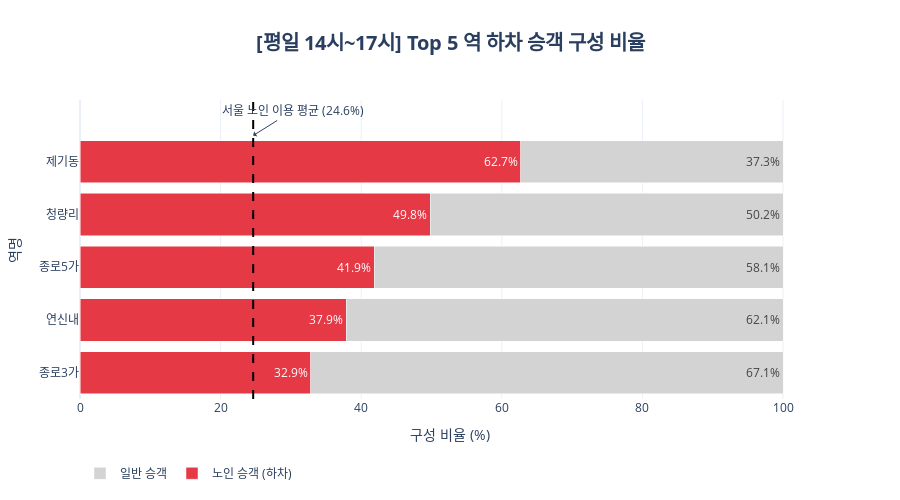

The notebook cell saved with this chart:
### Code cell
# ----------------------------------------------------------
# [1] 데이터 전처리 (하차 + 평일 + 시간대 필터링)
# ----------------------------------------------------------
# (senior24_df, total24_df 로드 가정)

# 분석 대상 시간대
target_time_cols = ['14-15시간대', '15-16시간대', '16-17시간대']

# 분석 대상 역 (이전 분석에서 도출된 Top 5)
target_stations = ['청량리', '제기동', '종로3가', '연신내', '종로5가']

def process_hacha_weekday(df, time_cols):
    temp = df.copy()
    
    # 1. ★ 하차 데이터만 필터링 ★
    if '승하차구분' in temp.columns:
        temp = temp[temp['승하차구분'] == '하차']
    
    # 2. 날짜 변환 및 평일(월~금) 필터링
    temp['수송일자'] = pd.to_datetime(temp['수송일자'])
    temp = temp[temp['수송일자'].dt.dayofweek < 5]
    
    # 3. 역명 정제
    temp['역명'] = temp['역명'].str.replace(r'\s*\([^)]*\)', '', regex=True)
    
    # 4. 숫자 변환
    for col in time_cols:
        temp[col] = pd.to_numeric(temp[col], errors='coerce').fillna(0)
    
    # 5. 역별 총합 계산
    return temp.groupby('역명')[time_cols].sum().sum(axis=1)

# 집계 실행
senior_sums = process_hacha_weekday(senior24_df, target_time_cols)
total_sums = process_hacha_weekday(total24_df, target_time_cols)

# ----------------------------------------------------------
# [2] 데이터 병합 및 비율 계산
# ----------------------------------------------------------
merged_data = []
for station in target_stations:
    s_count = senior_sums.get(station, 0)
    t_count = total_sums.get(station, 0)
    
    if t_count == 0:
        ratio = 0
    else:
        ratio = (s_count / t_count) * 100
        
    merged_data.append({
        '역명': station,
        '노인': s_count,
        '일반': t_count - s_count,
        '전체': t_count,
        '노인비율': ratio
    })

df_target = pd.DataFrame(merged_data)

# 노인 비율 높은 순서대로 정렬
df_target = df_target.sort_values(by='노인비율', ascending=True)

print(f"📊 [평일 14~17시 하차 집중 분석]")
print(df_target[['역명', '전체', '노인', '노인비율']].round(1))
print("-" * 40)

# ----------------------------------------------------------
# [3] 시각화 (100% Stacked Bar)
# ----------------------------------------------------------
fig = go.Figure()

# 노인 비중 (빨강)
fig.add_trace(go.Bar(
    y=df_target['역명'],
    x=df_target['노인비율'],
    name='노인 승객',
    orientation='h',
    marker_color='#E63946',
    text=df_target['노인비율'].map('{:.1f}%'.format),
    textposition='auto'
))

# 일반인 비중 (회색)
fig.add_trace(go.Bar(
    y=df_target['역명'],
    x=100 - df_target['노인비율'],
    name='일반 승객',
    orientation='h',
    marker_color='lightgray',
    text=(100 - df_target['노인비율']).map('{:.1f}%'.format),
    textposition='auto'
))

fig.update_layout(
    title=dict(
        text="<b>[평일 14시~17시] Top 5 역 하차 승객 구성 비율</b>",
        x=0.5, font=dict(size=20)
    ),
    xaxis_title="구성 비율 (%)",
    yaxis_title="역명",
    barmode='stack',
    template="plotly_white",
    legend=dict(orientation="h", y=-0.2),
    height=500
)

# 서울시 평균선 (참고용 - 전체 하차 평균)
avg_ratio = (senior_sums.sum() / total_sums.sum()) * 100
fig.add_vline(x=avg_ratio, line_width=2, line_dash="dash", line_color="black")
fig.add_annotation(
    x=avg_ratio, y=4.5,
    text=f"서울 노인 이용 평균 ({avg_ratio:.1f}%)",
    showarrow=True, arrowhead=1, ax=40, ay=-25
)

fig.show()

### Figure 1 — Plotly figure (JSON) as saved in the notebook; plotly's stock layout.template omitted (floating-point values rounded to 4 significant figures)
{"data": [{"marker": {"color": "#E63946"}, "name": "노인 승객 (하차)", "orientation": "h", "text": ["32.9%", "37.9%", "41.9%", "49.8%", "62.7%"], "textposition": "auto", "type": "bar", "x": [32.86, 37.9, 41.88, 49.85, 62.68], "y": ["종로3가", "연신내", "종로5가", "청량리", "제기동"]}, {"marker": {"color": "lightgray"}, "name": "일반 승객", "orientation": "h", "text": ["67.1%", "62.1%", "58.1%", "50.2%", "37.3%"], "textposition": "auto", "type": "bar", "x": [67.14, 62.1, 58.12, 50.15, 37.32], "y": ["종로3가", "연신내", "종로5가", "청량리", "제기동"]}], "layout": {"annotations": [{"arrowhead": 1, "ax": 40, "ay": -25, "showarrow": true, "text": "서울 노인 이용 평균 (24.6%)", "x": 24.64, "y": 4.5}], "barmode": "stack", "height": 500, "legend": {"orientation": "h", "y": -0.2}, "shapes": [{"line": {"color": "black", "dash": "dash", "width": 2}, "type": "line", "x0": 24.64, "x1": 24.64, "xref": "x", "y0": 0, "y1": 1, "yref": "y domain"}], "title": {"font": {"size": 20}, "text": "<b>[평일 14시~17시] Top 5 역 하차 승객 구성 비율</b>", "x": 0.5}, "xaxis": {"title": {"text": "구성 비율 (%)"}}, "yaxis": {"title": {"text": "역명"}}}}
